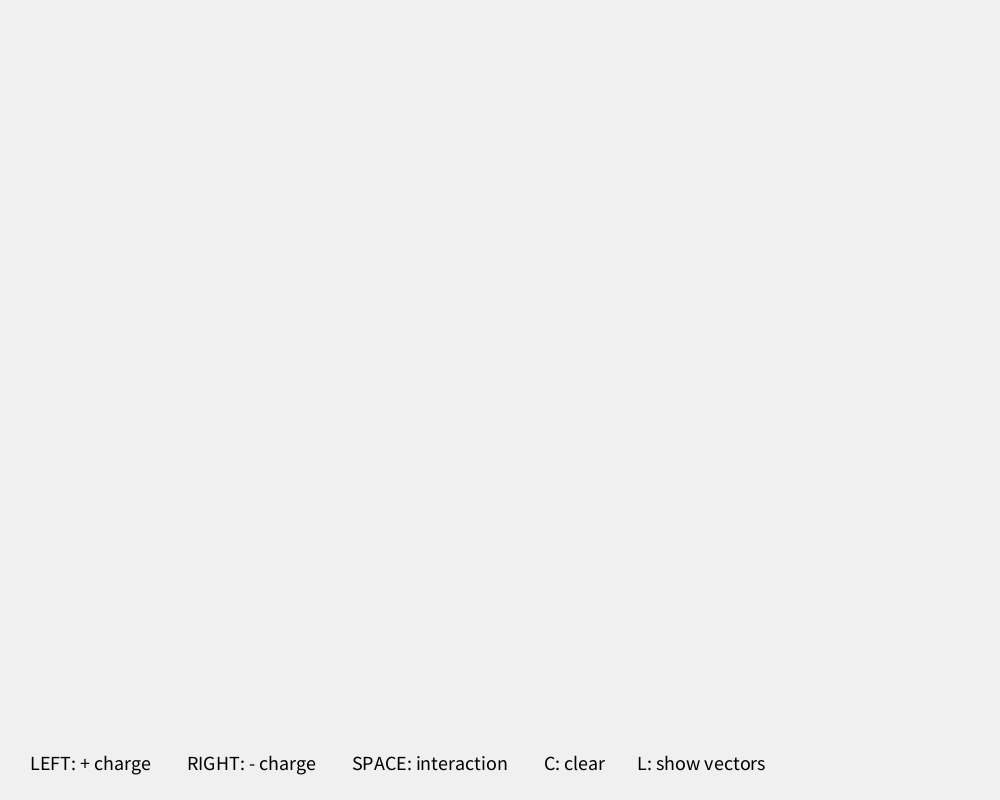
Frame 1 (no input)
Frame 60 (the mouse pressed at the canvas centre just before this capture): identical to frame 1, image omitted
Frame 120 (the mouse held since frame 60 and released just before this capture): identical to frame 1, image omitted

The Processing sketch that drew this single still picture (run headless with seeded random() and noise(); from frame 60 on, the mouse is pressed at the canvas centre):

// Processing sketch: Electric_Charges
// ── Electric_Charges.pde
//VARIABLES
ArrayList <Charge> charge;
boolean interact;
boolean showlines = false;

//EVENT HANDLING
void mousePressed() {
  if (mouseButton == LEFT) {
    charge.add(new Charge(mouseX, mouseY, true));
  }else if (mouseButton == RIGHT) {
    charge.add(new Charge(mouseX, mouseY, false));
  }
}

void keyPressed() {
  if (key == ' ') {
    for (int i=0; i<charge.size(); i++) {
      charge.get(i).interact();  
    }
  }
  if (key == 'l' && !showlines) {
    showlines = true;
  }else if (key == 'l' && showlines) {
    showlines = false;
  }
}

void keyReleased() {
  if (key == 'c')
  for (int i=0; i<charge.size(); i++) {
      charge.clear(); 
    }
}

//FUNCTIONS
void drawVector(PVector vec, PVector app, color c, float scale) {
  pushMatrix();
  stroke(c);
  float m = vec.mag();
  m = constrain(m, 0,100);
  line(app.x, app.y, app.x+vec.x*scale*m, app.y+vec.y*scale*m);
  translate(app.x+vec.x*scale*m, app.y+vec.y*scale*m);
  beginShape();
  vertex(0,0);
  if (vec.x<0) {
    rotate(PVector.angleBetween(vec, new PVector(0,10))+PI/4);
  }else if (vec.x>0) {
    rotate(-PVector.angleBetween(vec, new PVector(0,10))+PI/4);
  }
  noFill();
  rotate(PI/2);  
  vertex(0,8);
  vertex(-8,0);
  fill(c);
  endShape();
  popMatrix();
}  

//MAIN LOOP
void setup() {
  size(1000,800);
  charge = new ArrayList();
}

void draw() {
  background(240);
  for (int i=0; i<charge.size(); i++) {
    charge.get(i).display();
    charge.get(i).checkWallCollision();
    if (showlines)
      drawVector(charge.get(i).acceleration, charge.get(i).location, charge.get(i).c, 8000);
  }
  textSize(20);
  fill(0);
  text("LEFT: + charge         RIGHT: - charge         SPACE: interaction         C: clear        L: show vectors", 30, height-30);
}

// ── Charge.pde
class Charge {
  PVector location;
  PVector velocity;
  PVector acceleration;
  PShape circle;
  boolean positive; //TRUE= Positiva FALSE= Negativa
  color c;
  
  Charge(float lx, float ly, boolean pos) {
    location = new PVector(lx, ly);
    velocity = new PVector(0,0);
    acceleration = new PVector(0,0);
    positive = pos;
    circle=createShape(ELLIPSE, 0,0,30,30);
    circle.setStrokeWeight(0);
    if (pos) {
      c = #FF0000;
    } else {
      c = #0000FF;
    }
  }
  
  void display() {
    circle.setFill(c);
    noStroke();
    shape(circle, location.x, location.y);
  }
  
  void checkWallCollision() {;
    if (location.x+15>width) {
      velocity.x = velocity.x * (-1);
    }
    if (location.x-15<0) {
      velocity.x = velocity.x * (-1);
    }
    if (location.y+15>height) {
      velocity.y = velocity.y * (-1);
    }
    if (location.y-15<0) {
      velocity.y = velocity.y * (-1);
    }
  }
  
  void interact() {
    for(int j=0; j<charge.size(); j++) {
      charge.get(j).acceleration.mult(0);
      for (int i=0; i<charge.size(); i++) {
        PVector force = PVector.sub(charge.get(j).location, charge.get(i).location);
        float distance = force.mag();
        float k = 1 / (distance*distance);
        force.normalize();
        force.setMag(constrain(k, 0.1, 10));
        if (charge.get(i).positive == charge.get(j).positive) {
          charge.get(j).acceleration.add(force);
          stroke(#FFF303);
        }else {
          charge.get(j).acceleration.add(force.mult(-1));
          stroke(#03FF15);
        }
      }
    }
    location.add(velocity);
    velocity.add(acceleration);
  }
}
